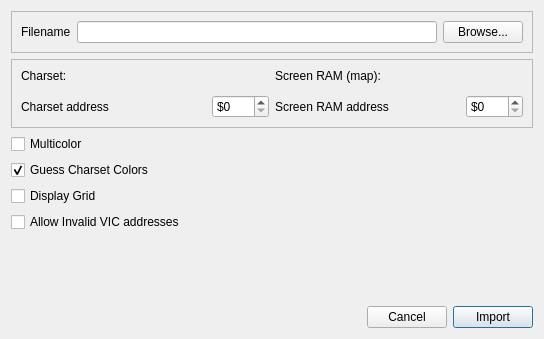
<?xml version="1.0" encoding="UTF-8"?>
<ui version="4.0">
 <class>ImportVICEDialog</class>
 <widget class="QDialog" name="ImportVICEDialog">
  <property name="geometry">
   <rect>
    <x>0</x>
    <y>0</y>
    <width>544</width>
    <height>339</height>
   </rect>
  </property>
  <property name="windowTitle">
   <string>Import VICE Snapshot</string>
  </property>
  <layout class="QVBoxLayout" name="verticalLayout">
   <item>
    <widget class="QFrame" name="frame_2">
     <property name="frameShape">
      <enum>QFrame::StyledPanel</enum>
     </property>
     <property name="frameShadow">
      <enum>QFrame::Raised</enum>
     </property>
     <layout class="QHBoxLayout" name="horizontalLayout_3">
      <item>
       <widget class="QLabel" name="label_2">
        <property name="text">
         <string>Filename</string>
        </property>
        <property name="buddy">
         <cstring>lineEdit</cstring>
        </property>
       </widget>
      </item>
      <item>
       <widget class="QLineEdit" name="lineEdit"/>
      </item>
      <item>
       <widget class="QPushButton" name="pushButtonBrowse">
        <property name="text">
         <string>Browse...</string>
        </property>
       </widget>
      </item>
     </layout>
    </widget>
   </item>
   <item>
    <widget class="QFrame" name="frame">
     <property name="frameShape">
      <enum>QFrame::StyledPanel</enum>
     </property>
     <property name="frameShadow">
      <enum>QFrame::Raised</enum>
     </property>
     <layout class="QGridLayout" name="gridLayout">
      <item row="1" column="1">
       <widget class="ImportVICEScreenRAMWidget" name="widgetScreenRAM" native="true"/>
      </item>
      <item row="1" column="0">
       <widget class="ImportVICECharsetWidget" name="widgetCharset" native="true"/>
      </item>
      <item row="2" column="0">
       <layout class="QHBoxLayout" name="horizontalLayout">
        <item>
         <widget class="QLabel" name="label">
          <property name="text">
           <string>Charset address</string>
          </property>
         </widget>
        </item>
        <item>
         <spacer name="horizontalSpacer">
          <property name="orientation">
           <enum>Qt::Horizontal</enum>
          </property>
          <property name="sizeHint" stdset="0">
           <size>
            <width>40</width>
            <height>20</height>
           </size>
          </property>
         </spacer>
        </item>
        <item>
         <widget class="QSpinBox" name="spinBoxCharset">
          <property name="prefix">
           <string>$</string>
          </property>
          <property name="maximum">
           <number>63488</number>
          </property>
          <property name="singleStep">
           <number>2048</number>
          </property>
          <property name="displayIntegerBase">
           <number>16</number>
          </property>
         </widget>
        </item>
       </layout>
      </item>
      <item row="2" column="1">
       <layout class="QHBoxLayout" name="horizontalLayout_4">
        <item>
         <widget class="QLabel" name="label_3">
          <property name="text">
           <string>Screen RAM address</string>
          </property>
         </widget>
        </item>
        <item>
         <spacer name="horizontalSpacer_3">
          <property name="orientation">
           <enum>Qt::Horizontal</enum>
          </property>
          <property name="sizeHint" stdset="0">
           <size>
            <width>40</width>
            <height>20</height>
           </size>
          </property>
         </spacer>
        </item>
        <item>
         <widget class="QSpinBox" name="spinBoxScreenRAM">
          <property name="prefix">
           <string>$</string>
          </property>
          <property name="maximum">
           <number>64512</number>
          </property>
          <property name="singleStep">
           <number>1024</number>
          </property>
          <property name="displayIntegerBase">
           <number>16</number>
          </property>
         </widget>
        </item>
       </layout>
      </item>
      <item row="0" column="0">
       <widget class="QLabel" name="label_4">
        <property name="text">
         <string>Charset:</string>
        </property>
       </widget>
      </item>
      <item row="0" column="1">
       <widget class="QLabel" name="label_5">
        <property name="text">
         <string>Screen RAM (map):</string>
        </property>
       </widget>
      </item>
     </layout>
    </widget>
   </item>
   <item>
    <widget class="QCheckBox" name="checkBoxMulticolor">
     <property name="text">
      <string>Multicolor</string>
     </property>
    </widget>
   </item>
   <item>
    <widget class="QCheckBox" name="checkBoxGuessColors">
     <property name="text">
      <string>Guess Charset Colors</string>
     </property>
     <property name="checked">
      <bool>true</bool>
     </property>
    </widget>
   </item>
   <item>
    <widget class="QCheckBox" name="checkBoxDisplayGrid">
     <property name="text">
      <string>Display Grid</string>
     </property>
    </widget>
   </item>
   <item>
    <widget class="QCheckBox" name="checkBoxInvalidAddresses">
     <property name="text">
      <string>Allow Invalid VIC addresses</string>
     </property>
    </widget>
   </item>
   <item>
    <layout class="QHBoxLayout" name="horizontalLayout_6"/>
   </item>
   <item>
    <spacer name="verticalSpacer">
     <property name="orientation">
      <enum>Qt::Vertical</enum>
     </property>
     <property name="sizeHint" stdset="0">
      <size>
       <width>20</width>
       <height>40</height>
      </size>
     </property>
    </spacer>
   </item>
   <item>
    <layout class="QHBoxLayout" name="horizontalLayout_2">
     <item>
      <spacer name="horizontalSpacer_2">
       <property name="orientation">
        <enum>Qt::Horizontal</enum>
       </property>
       <property name="sizeHint" stdset="0">
        <size>
         <width>40</width>
         <height>20</height>
        </size>
       </property>
      </spacer>
     </item>
     <item>
      <widget class="QPushButton" name="pushButtonCancel">
       <property name="text">
        <string>Cancel</string>
       </property>
      </widget>
     </item>
     <item>
      <widget class="QPushButton" name="pushButtonImport">
       <property name="text">
        <string>Import</string>
       </property>
       <property name="default">
        <bool>true</bool>
       </property>
      </widget>
     </item>
    </layout>
   </item>
  </layout>
 </widget>
 <customwidgets>
  <customwidget>
   <class>ImportVICECharsetWidget</class>
   <extends>QWidget</extends>
   <header>importvicecharsetwidget.h</header>
   <container>1</container>
  </customwidget>
  <customwidget>
   <class>ImportVICEScreenRAMWidget</class>
   <extends>QWidget</extends>
   <header>importvicescreenramwidget.h</header>
   <container>1</container>
  </customwidget>
 </customwidgets>
 <tabstops>
  <tabstop>lineEdit</tabstop>
  <tabstop>pushButtonBrowse</tabstop>
  <tabstop>spinBoxCharset</tabstop>
  <tabstop>spinBoxScreenRAM</tabstop>
  <tabstop>checkBoxMulticolor</tabstop>
  <tabstop>checkBoxGuessColors</tabstop>
  <tabstop>checkBoxDisplayGrid</tabstop>
  <tabstop>checkBoxInvalidAddresses</tabstop>
  <tabstop>pushButtonCancel</tabstop>
  <tabstop>pushButtonImport</tabstop>
 </tabstops>
 <resources/>
 <connections/>
</ui>
